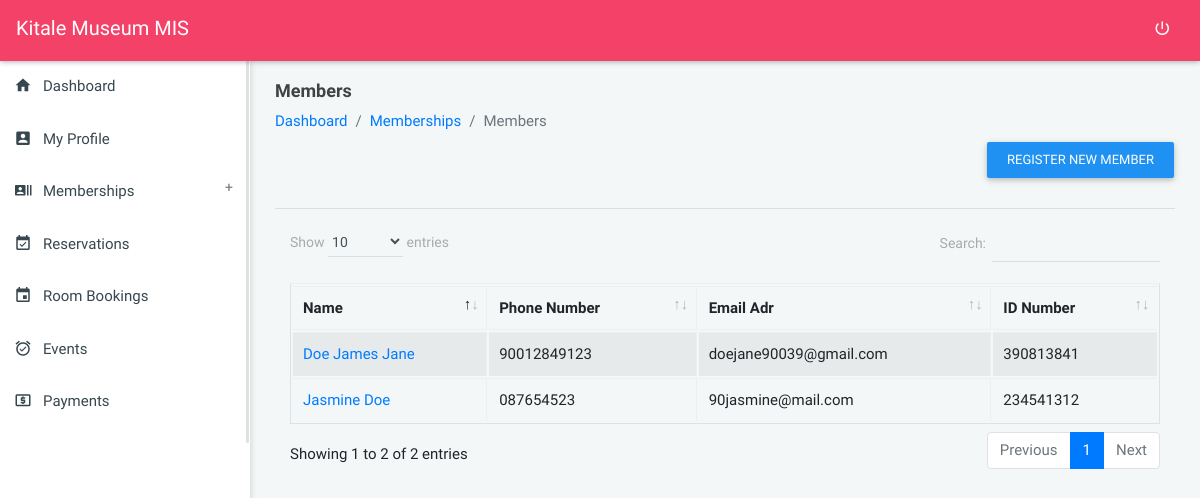
Page /modules_memberships_members.php (signed in) on the committed database.
### tables this page shows
CREATE TABLE `settings` (
  `id` int(20) NOT NULL,
  `name` longtext DEFAULT NULL,
  `tagline` longtext DEFAULT NULL,
  `logo` longtext DEFAULT NULL,
  `mailer_host` varchar(200) DEFAULT NULL,
  `mailer_username` varchar(200) DEFAULT NULL,
  `mailer_from_email` varchar(200) DEFAULT NULL,
  `mailer_password` varchar(200) DEFAULT NULL
);

CREATE TABLE `users` (
  `user_id` varchar(200) NOT NULL,
  `user_name` varchar(200) DEFAULT NULL,
  `user_phone` varchar(200) DEFAULT NULL,
  `user_idno` varchar(200) DEFAULT NULL,
  `user_email` varchar(200) DEFAULT NULL,
  `user_password` varchar(200) DEFAULT NULL,
  `user_profile_pic` varchar(200) DEFAULT NULL,
  `user_access_level` varchar(200) DEFAULT NULL,
  `user_created_on` varchar(200) DEFAULT NULL
);

### modules_memberships_members.php (the view, shortened to what this page needs)
<?php
require_once('config/config.php');
require_once('partials/head.php');
?>
<body class="theme-red">
    <?php require_once('partials/navigation.php'); ?>
    <?php require_once('partials/sidebar.php'); ?>
    <section class="content">
        <div class="container-fluid">
            <div class="block-header">
                <div class="row">
                    <div class="col-lg-12 col-md-6 col-sm-7">
                        <h2>Members</h2>
                        <ul class="breadcrumb">
                            <li class="breadcrumb-item"><a href="dashboard">Dashboard</a></li>
                            <li class="breadcrumb-item"><a href="">Memberships</a></li>
                            <li class="breadcrumb-item active">Members</li>
                        </ul>
                        <div class="text-right">
                            <button type="button" class="btn btn-primary" data-toggle="modal" data-target="#add_modal">Register New Member</button>
                        </div>
                    </div>
                </div>
            </div>
            <hr>
            <div class="row clearfix">
                <div class="col-lg-12 col-md-12 col-sm-12">
                    <div class="table-responsive">
                        <table class="table table-bordered table-striped table-hover js-basic-example dataTable">
                            <thead>
                                <tr>
                                    <th>Name</th>
                                    <th>Phone Number</th>
                                    <th>Email Adr</th>
                                    <th>ID Number</th>
                                </tr>
                            </thead>
                            <tbody>
                                <?php
                                $ret = "SELECT * FROM users WHERE user_access_level = 'Member'";
                                $stmt = $mysqli->prepare($ret);
                                $stmt->execute();
                                $res = $stmt->get_result();
                                while ($members = $res->fetch_object()) {
                                ?>
                                    <tr>
                                        <td>
                                            <a href="modules_memberships_member?view=<?php echo $members->user_id; ?>">
                                                <?php echo $members->user_name; ?>
                                            </a>
                                        </td>
                                        <td><?php echo $members->user_phone; ?></td>
                                        <td><?php echo $members->user_email; ?></td>
                                        <td><?php echo $members->user_idno; ?></td>
                                    </tr>
                                <?php
                                } ?>
                            </tbody>
                        </table>
                    </div>
                </div>
            </div>
        </div>
    </section>
</body>
</html>

### partials/navigation.php (shortened to what this page needs)
<?php
$user_rank = $_SESSION['user_access_level'];
$ret = "SELECT * FROM settings";
$stmt = $mysqli->prepare($ret);
$stmt->execute();
$res = $stmt->get_result();
while ($sys = $res->fetch_object()) {
    if ($user_rank == 'Member') {
?>
        <nav class="navbar">
            <div class="col-12">
                <div class="navbar-header">
                    <a href="javascript:void(0);" class="bars"></a>
                    <a class="navbar-brand" href="home"><?php echo $sys->name; ?> MIS</a>
                </div>
                <ul class="nav navbar-nav navbar-right">
                    <li><a href="logout" class="mega-menu" data-close="true"><i class="zmdi zmdi-power"></i></a></li>
                </ul>
            </div>
        </nav>
    <?php
    } else {
    ?>
        <nav class="navbar">
            <div class="col-12">
                <div class="navbar-header">
                    <a class="navbar-brand" href="dashboard"><?php echo $sys->name; ?> MIS</a>
                </div>
                <ul class="nav navbar-nav navbar-right">
                    <li><a href="logout" class="mega-menu" data-close="true"><i class="zmdi zmdi-power"></i></a></li>
                </ul>
            </div>
        </nav>
<?php
    }
}
?>

### assets/css/all-themes.css (style rules this page uses)
.theme-red .bars, .theme-red .navbar-brand, .theme-red .navbar-brand:hover, .theme-red .navbar-brand:active, .theme-red .navbar-brand:focus, .theme-red .nav > li > a { color: #fff; }
.theme-red .nav > li > a:hover, .theme-red .nav > li > a:focus, .theme-red .nav .open > a, .theme-red .nav .open > a:hover, .theme-red .nav .open > a:focus .theme-red .sidebar .menu .list li.active, { background-color: transparent; }
.theme-purple .nav > li > a:hover, .theme-purple .nav > li > a:focus, .theme-purple .nav .open > a, .theme-purple .nav .open > a:hover, .theme-purple .nav .open > a:focus .theme-purple .sidebar .menu .list li.active, { background-color: transparent; }
.theme-deep-purple .nav > li > a:hover, .theme-deep-purple .nav > li > a:focus, .theme-deep-purple .nav .open > a, .theme-deep-purple .nav .open > a:hover, .theme-deep-purple .nav .open > a:focus .theme-deep-purple .sidebar .menu .list li.active, { background-color: transparent; }
.theme-blue .nav > li > a:hover, .theme-blue .nav > li > a:focus, .theme-blue .nav .open > a, .theme-blue .nav .open > a:hover, .theme-blue .nav .open > a:focus .theme-blue .sidebar .menu .list li.active, { background-color: transparent; }
.theme-cyan .nav > li > a:hover, .theme-cyan .nav > li > a:focus, .theme-cyan .nav .open > a, .theme-cyan .nav .open > a:hover, .theme-cyan .nav .open > a:focus .theme-cyan .sidebar .menu .list li.active, { background-color: transparent; }
.theme-blue-grey .nav > li > a:hover, .theme-blue-grey .nav > li > a:focus, .theme-blue-grey .nav .open > a, .theme-blue-grey .nav .open > a:hover, .theme-blue-grey .nav .open > a:focus .theme-blue-grey .sidebar .menu .list li.active, { background-color: transparent; }
.theme-black .nav > li > a:hover, .theme-black .nav > li > a:focus, .theme-black .nav .open > a, .theme-black .nav .open > a:hover, .theme-black .nav .open > a:focus .theme-black .sidebar .menu .list li.active, { background-color: transparent; }
.theme-green .nav > li > a:hover, .theme-green .nav > li > a:focus, .theme-green .nav .open > a, .theme-green .nav .open > a:hover, .theme-green .nav .open > a:focus .theme-green .sidebar .menu .list li.active, { background-color: transparent; }
.theme-orange .nav > li > a:hover, .theme-orange .nav > li > a:focus, .theme-orange .nav .open > a, .theme-orange .nav .open > a:hover, .theme-orange .nav .open > a:focus .theme-orange .sidebar .menu .list li.active, { background-color: transparent; }
.theme-blush .nav > li > a:hover, .theme-blush .nav > li > a:focus, .theme-blush .nav .open > a, .theme-blush .nav .open > a:hover, .theme-blush .nav .open > a:focus .theme-blush .sidebar .menu .list li.active, { background-color: transparent; }

### rows in the picture
settings: name "Kitale Museum"
users: user_name "Doe James Jane", user_phone "90012849123", user_email "doejane90039@gmail.com", user_idno "390813841"
users: user_name "Jasmine Doe", user_phone "087654523", user_email "90jasmine@mail.com", user_idno "234541312"
